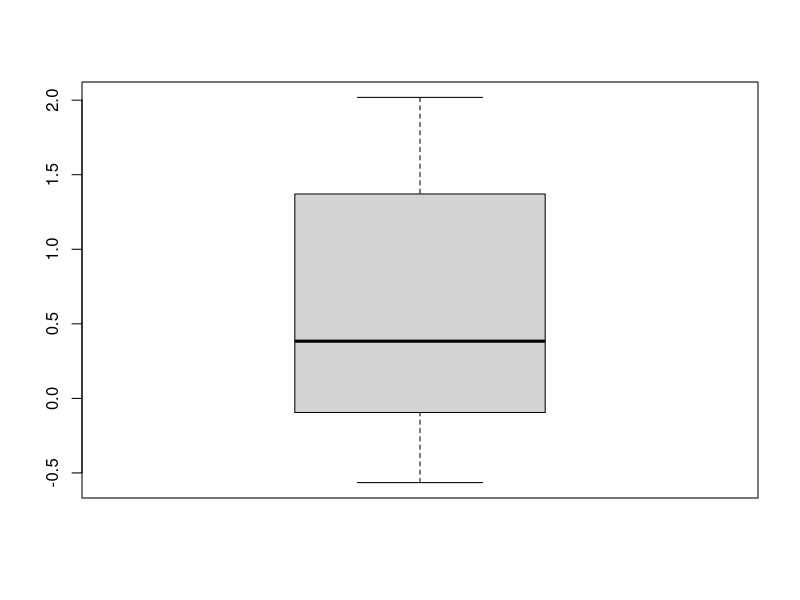
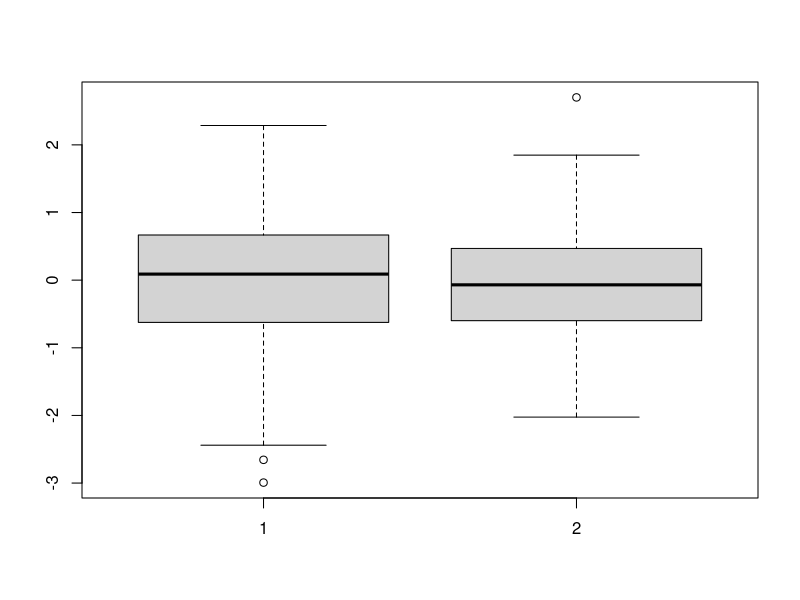
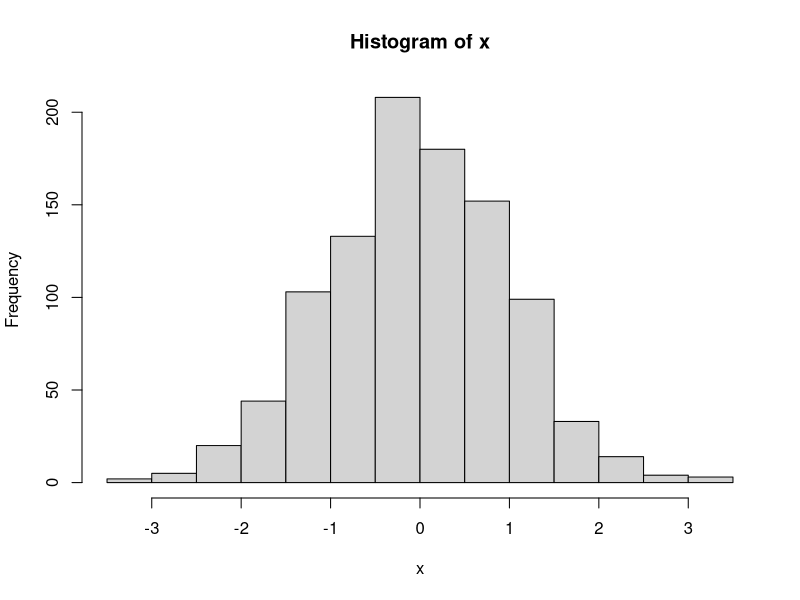
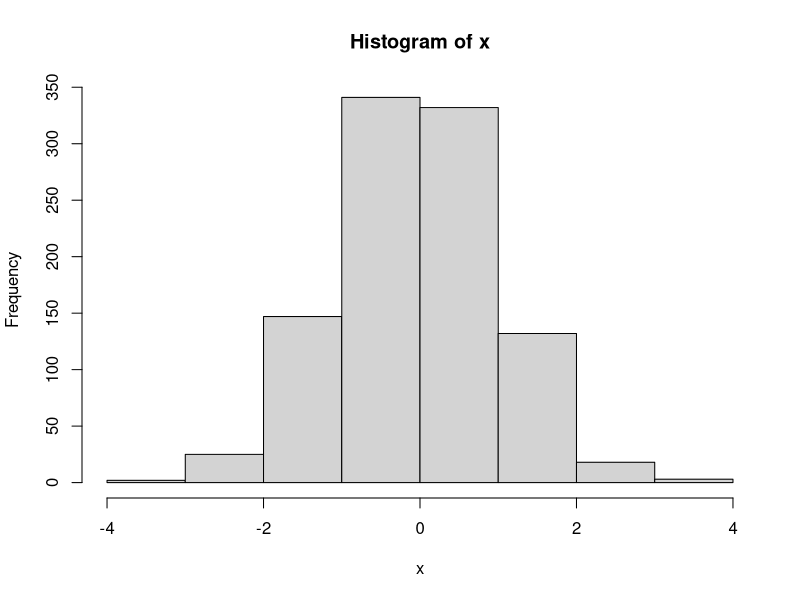
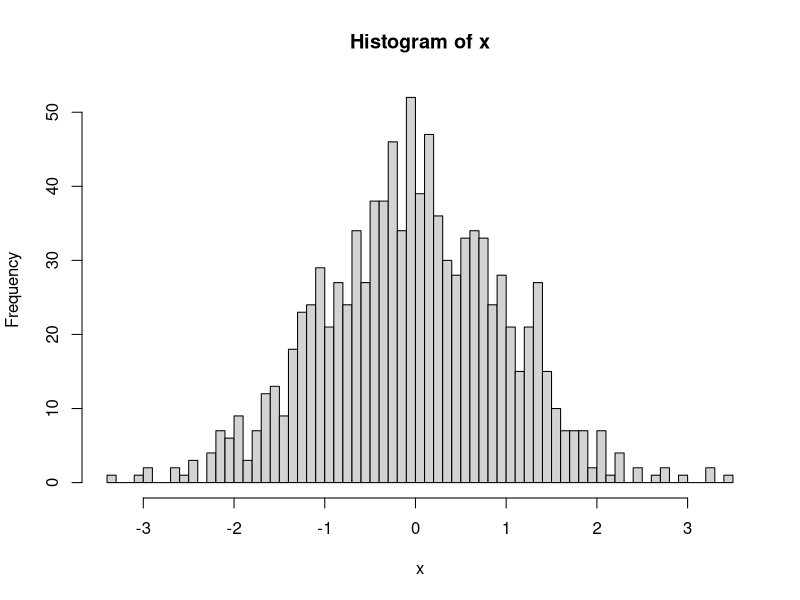
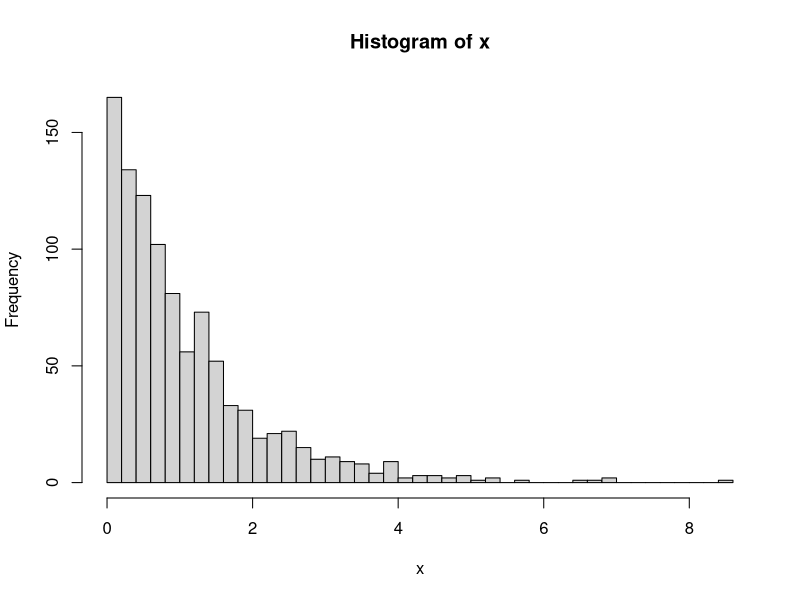
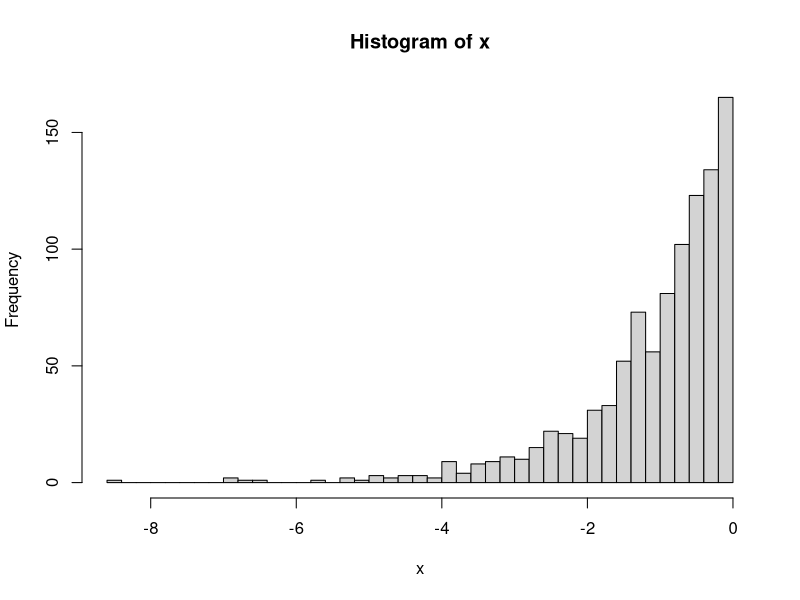
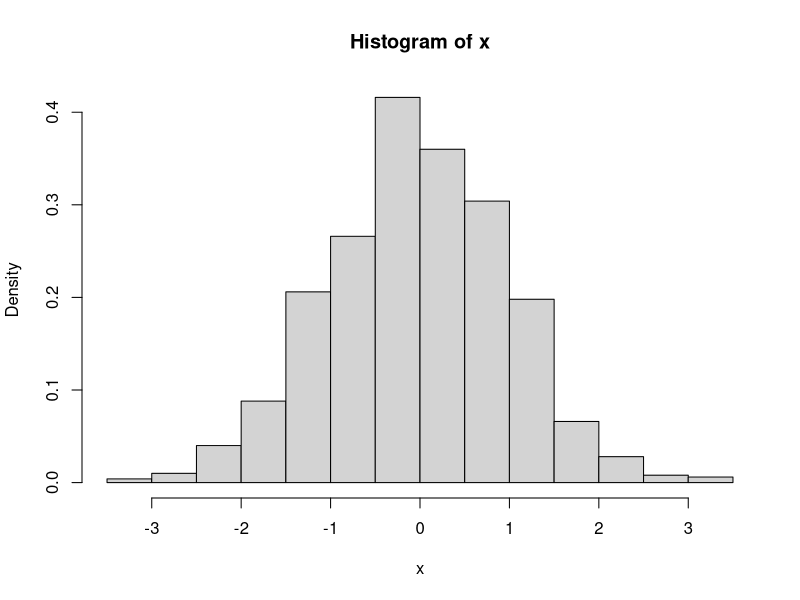

These charts were generated, in order, by the following R code:
## ---- chunk 1
x <- c(4.3, 5.2, 2.7, 3.1)
mean(x)
## ---- chunk 2
x <- c(4.3, 5.2, 2.7, 3.1)
var(x)
## ---- chunk 3
x <- c(4.3, 5.2, 2.7, 3.1)
sd(x)
## ---- chunk 4
x <- c(4.3, 5.2, 2.7, 3.1)
median(x)
## ---- chunk 5
x <- c(4.3, 5.2, 2.7, 3.1)
quantile(x) # Default quartil
quantile(x, p = 0.7) # Individual value
## ---- chunk 6
x <- c(4.3, 5.2, 2.7, 3.1)
IQR(x)
## ---- chunk 7
# Single boxplot
set.seed(42) # Set seed for reproducibility
x <- rnorm(10) # Generate 10 random samples

boxplot(x) # Plot data
## ---- chunk 8
# Compare two sample groups
set.seed(42)
x <- rnorm(100)
y <- rnorm(100)

boxplot(x, y)
## ---- chunk 9
# Simple histogram
set.seed(42)
x <- rnorm(1000)

hist(x)
## ---- chunk 10
# Big breaks
set.seed(42)
x <- rnorm(1000)

hist(x, breaks=5)
## ---- chunk 11
# Small breaks
set.seed(42)
x <- rnorm(1000)

hist(x, breaks=50)
## ---- chunk 12
# Right skewed data
set.seed(42)
x <- rexp(1000, rate = 1) # Using expontial distribution

hist(x, breaks=50)
## ---- chunk 13
# Left left data
set.seed(42)
x <- rexp(1000, rate = 1)
x <- -x # Trun data positivity

hist(x, breaks=50)
## ---- chunk 14
# Normalized histogram
set.seed(42)
x <- rnorm(1000)

hist(x, freq=FALSE) # Disable frequency
## ---- chunk 15
x <- 1 : 6
p <- 1 / 6
E_X <- sum(x * p)
var_X <- sum((x - E_X)^2 * p)
sd_X <- sqrt(var_X)

sd_X
## ---- chunk 16
# mean and sd are predefined in this task
pnorm(q = 130, mean = 100, sd = 15)
## ---- chunk 17
1 - pnorm(q = 130, mean = 100, sd = 15)
## ---- chunk 18
qnorm(p = 0.025, mean = 100, sd = 15)
qnorm(p = 0.975, mean = 100, sd = 15)
